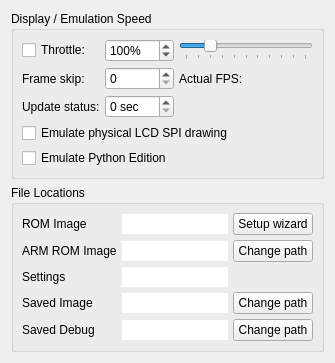
          <widget class="QWidget" name="tab_3">
           <attribute name="title">
            <string>Emulation</string>
           </attribute>
           <layout class="QGridLayout" name="gridLayout_10">
            <item row="4" column="0">
             <spacer name="verticalSpacer_3">
              <property name="orientation">
               <enum>Qt::Vertical</enum>
              </property>
              <property name="sizeHint" stdset="0">
               <size>
                <width>20</width>
                <height>0</height>
               </size>
              </property>
             </spacer>
            </item>
            <item row="2" column="0">
             <widget class="QGroupBox" name="romgroup">
              <property name="title">
               <string>File Locations</string>
              </property>
              <layout class="QGridLayout" name="gridLayout_9">
               <property name="leftMargin">
                <number>8</number>
               </property>
               <property name="topMargin">
                <number>8</number>
               </property>
               <property name="rightMargin">
                <number>8</number>
               </property>
               <property name="bottomMargin">
                <number>8</number>
               </property>
               <property name="spacing">
                <number>5</number>
               </property>
               <item row="0" column="0">
                <widget class="QLabel" name="label">
                 <property name="text">
                  <string>ROM Image</string>
                 </property>
                </widget>
               </item>
               <item row="0" column="1">
                <widget class="QLineEdit" name="pathRom">
                 <property name="focusPolicy">
                  <enum>Qt::NoFocus</enum>
                 </property>
                 <property name="frame">
                  <bool>false</bool>
                 </property>
                 <property name="readOnly">
                  <bool>true</bool>
                 </property>
                </widget>
               </item>
               <item row="0" column="2">
                <widget class="QPushButton" name="buttonRunSetup">
                 <property name="sizePolicy">
                  <sizepolicy hsizetype="Preferred" vsizetype="Maximum">
                   <horstretch>0</horstretch>
                   <verstretch>0</verstretch>
                  </sizepolicy>
                 </property>
                 <property name="minimumSize">
                  <size>
                   <width>0</width>
                   <height>0</height>
                  </size>
                 </property>
                 <property name="focusPolicy">
                  <enum>Qt::NoFocus</enum>
                 </property>
                 <property name="text">
                  <string>Setup wizard</string>
                 </property>
                 <property name="flat">
                  <bool>false</bool>
                 </property>
                </widget>
               </item>
               <item row="1" column="0">
                <widget class="QLabel" name="labelArmRom">
                 <property name="text">
                  <string>ARM ROM Image</string>
                 </property>
                </widget>
               </item>
               <item row="1" column="1">
                <widget class="QLineEdit" name="pathArmRom">
                 <property name="focusPolicy">
                  <enum>Qt::NoFocus</enum>
                 </property>
                 <property name="frame">
                  <bool>false</bool>
                 </property>
                 <property name="readOnly">
                  <bool>true</bool>
                 </property>
                </widget>
               </item>
               <item row="1" column="2">
                <widget class="QPushButton" name="buttonChangeArmRom">
                 <property name="sizePolicy">
                  <sizepolicy hsizetype="Preferred" vsizetype="Maximum">
                   <horstretch>0</horstretch>
                   <verstretch>0</verstretch>
                  </sizepolicy>
                 </property>
                 <property name="minimumSize">
                  <size>
                   <width>0</width>
                   <height>0</height>
                  </size>
                 </property>
                 <property name="focusPolicy">
                  <enum>Qt::NoFocus</enum>
                 </property>
                 <property name="text">
                  <string>Change path</string>
                 </property>
                 <property name="flat">
                  <bool>false</bool>
                 </property>
                </widget>
               </item>
               <item row="2" column="0">
                <widget class="QLabel" name="label_16">
                 <property name="text">
                  <string>Settings</string>
                 </property>
                </widget>
               </item>
               <item row="2" column="1">
                <widget class="QLineEdit" name="pathConfig">
                 <property name="enabled">
                  <bool>true</bool>
                 </property>
                 <property name="focusPolicy">
                  <enum>Qt::NoFocus</enum>
                 </property>
                 <property name="frame">
                  <bool>false</bool>
                 </property>
                 <property name="readOnly">
                  <bool>true</bool>
                 </property>
                </widget>
               </item>
               <item row="3" column="0">
                <widget class="QLabel" name="label_6">
                 <property name="text">
                  <string>Saved Image</string>
                 </property>
                </widget>
               </item>
               <item row="3" column="2">
                <widget class="QPushButton" name="buttonChangeSavedImagePath">
                 <property name="sizePolicy">
                  <sizepolicy hsizetype="Preferred" vsizetype="Maximum">
                   <horstretch>0</horstretch>
                   <verstretch>0</verstretch>
                  </sizepolicy>
                 </property>
                 <property name="minimumSize">
                  <size>
                   <width>0</width>
                   <height>0</height>
                  </size>
                 </property>
                 <property name="focusPolicy">
                  <enum>Qt::NoFocus</enum>
                 </property>
                 <property name="text">
                  <string>Change path</string>
                 </property>
                 <property name="flat">
                  <bool>false</bool>
                 </property>
                </widget>
               </item>
               <item row="3" column="1">
                <widget class="QLineEdit" name="pathImage">
                 <property name="focusPolicy">
                  <enum>Qt::NoFocus</enum>
                 </property>
                 <property name="frame">
                  <bool>false</bool>
                 </property>
                 <property name="readOnly">
                  <bool>true</bool>
                 </property>
                </widget>
               </item>
               <item row="4" column="0">
                <widget class="QLabel" name="label_15">
                 <property name="text">
                  <string>Saved Debug</string>
                 </property>
                </widget>
               </item>
               <item row="4" column="1">
                <widget class="QLineEdit" name="pathDebug">
                 <property name="focusPolicy">
                  <enum>Qt::NoFocus</enum>
                 </property>
                 <property name="frame">
                  <bool>false</bool>
                 </property>
                 <property name="readOnly">
                  <bool>true</bool>
                 </property>
                </widget>
               </item>
               <item row="4" column="2">
                <widget class="QPushButton" name="buttonChangeSavedDebugPath">
                 <property name="sizePolicy">
                  <sizepolicy hsizetype="Preferred" vsizetype="Maximum">
                   <horstretch>0</horstretch>
                   <verstretch>0</verstretch>
                  </sizepolicy>
                 </property>
                 <property name="minimumSize">
                  <size>
                   <width>0</width>
                   <height>0</height>
                  </size>
                 </property>
                 <property name="focusPolicy">
                  <enum>Qt::NoFocus</enum>
                 </property>
                 <property name="text">
                  <string>Change path</string>
                 </property>
                 <property name="flat">
                  <bool>false</bool>
                 </property>
                </widget>
               </item>
              </layout>
             </widget>
            </item>
            <item row="1" column="0">
             <widget class="QGroupBox" name="groupBox">
              <property name="title">
               <string>Display / Emulation Speed</string>
              </property>
              <layout class="QVBoxLayout" name="verticalLayout">
               <property name="spacing">
                <number>5</number>
               </property>
               <property name="leftMargin">
                <number>8</number>
               </property>
               <property name="topMargin">
                <number>8</number>
               </property>
               <property name="rightMargin">
                <number>8</number>
               </property>
               <property name="bottomMargin">
                <number>8</number>
               </property>
               <item>
                <layout class="QGridLayout" name="gridLayout_20">
                 <property name="bottomMargin">
                  <number>0</number>
                 </property>
                 <item row="0" column="0">
                  <widget class="QCheckBox" name="checkThrottle">
                   <property name="sizePolicy">
                    <sizepolicy hsizetype="Maximum" vsizetype="Fixed">
                     <horstretch>0</horstretch>
                     <verstretch>0</verstretch>
                    </sizepolicy>
                   </property>
                   <property name="focusPolicy">
                    <enum>Qt::NoFocus</enum>
                   </property>
                   <property name="text">
                    <string>Throttle:</string>
                   </property>
                   <property name="checkable">
                    <bool>true</bool>
                   </property>
                   <property name="checked">
                    <bool>false</bool>
                   </property>
                  </widget>
                 </item>
                 <item row="1" column="1">
                  <widget class="QSpinBox" name="guiSkip">
                   <property name="sizePolicy">
                    <sizepolicy hsizetype="Minimum" vsizetype="Maximum">
                     <horstretch>0</horstretch>
                     <verstretch>0</verstretch>
                    </sizepolicy>
                   </property>
                   <property name="focusPolicy">
                    <enum>Qt::ClickFocus</enum>
                   </property>
                   <property name="suffix">
                    <string/>
                   </property>
                   <property name="minimum">
                    <number>0</number>
                   </property>
                   <property name="maximum">
                    <number>30</number>
                   </property>
                   <property name="value">
                    <number>0</number>
                   </property>
                   <property name="displayIntegerBase">
                    <number>10</number>
                   </property>
                  </widget>
                 </item>
                 <item row="0" column="1">
                  <widget class="QSpinBox" name="emulationSpeedSpin">
                   <property name="sizePolicy">
                    <sizepolicy hsizetype="Minimum" vsizetype="Maximum">
                     <horstretch>0</horstretch>
                     <verstretch>0</verstretch>
                    </sizepolicy>
                   </property>
                   <property name="suffix">
                    <string>%</string>
                   </property>
                   <property name="maximum">
                    <number>500</number>
                   </property>
                   <property name="value">
                    <number>100</number>
                   </property>
                   <property name="displayIntegerBase">
                    <number>10</number>
                   </property>
                  </widget>
                 </item>
                 <item row="1" column="0">
                  <widget class="QLabel" name="label_2">
                   <property name="sizePolicy">
                    <sizepolicy hsizetype="Maximum" vsizetype="Preferred">
                     <horstretch>0</horstretch>
                     <verstretch>0</verstretch>
                    </sizepolicy>
                   </property>
                   <property name="text">
                    <string>Frame skip:</string>
                   </property>
                  </widget>
                 </item>
                 <item row="1" column="2">
                  <widget class="QLabel" name="maxFps">
                   <property name="text">
                    <string>Actual FPS:</string>
                   </property>
                   <property name="textFormat">
                    <enum>Qt::PlainText</enum>
                   </property>
                  </widget>
                 </item>
                 <item row="0" column="2">
                  <widget class="QSlider" name="emulationSpeed">
                   <property name="sizePolicy">
                    <sizepolicy hsizetype="Expanding" vsizetype="Fixed">
                     <horstretch>0</horstretch>
                     <verstretch>0</verstretch>
                    </sizepolicy>
                   </property>
                   <property name="focusPolicy">
                    <enum>Qt::ClickFocus</enum>
                   </property>
                   <property name="minimum">
                    <number>0</number>
                   </property>
                   <property name="maximum">
                    <number>500</number>
                   </property>
                   <property name="singleStep">
                    <number>10</number>
                   </property>
                   <property name="pageStep">
                    <number>100</number>
                   </property>
                   <property name="value">
                    <number>100</number>
                   </property>
                   <property name="sliderPosition">
                    <number>100</number>
                   </property>
                   <property name="tracking">
                    <bool>true</bool>
                   </property>
                   <property name="orientation">
                    <enum>Qt::Horizontal</enum>
                   </property>
                   <property name="invertedAppearance">
                    <bool>false</bool>
                   </property>
                   <property name="invertedControls">
                    <bool>false</bool>
                   </property>
                   <property name="tickPosition">
                    <enum>QSlider::TicksBelow</enum>
                   </property>
                   <property name="tickInterval">
                    <number>50</number>
                   </property>
                  </widget>
                 </item>
                 <item row="2" column="0">
                  <widget class="QLabel" name="label_24">
                   <property name="text">
                    <string>Update status:</string>
                   </property>
                  </widget>
                 </item>
                 <item row="2" column="1">
                  <widget class="QSpinBox" name="statusInterval">
                   <property name="sizePolicy">
                    <sizepolicy hsizetype="Minimum" vsizetype="Maximum">
                     <horstretch>0</horstretch>
                     <verstretch>0</verstretch>
                    </sizepolicy>
                   </property>
                   <property name="suffix">
                    <string> sec</string>
                   </property>
                   <property name="prefix">
                    <string/>
                   </property>
                   <property name="maximum">
                    <number>100</number>
                   </property>
                   <property name="displayIntegerBase">
                    <number>10</number>
                   </property>
                  </widget>
                 </item>
                </layout>
               </item>
               <item>
                <widget class="QCheckBox" name="checkSpi">
                 <property name="enabled">
                  <bool>true</bool>
                 </property>
                 <property name="focusPolicy">
                  <enum>Qt::NoFocus</enum>
                 </property>
                 <property name="text">
                  <string>Emulate physical LCD SPI drawing</string>
                 </property>
                </widget>
               </item>
               <item>
                <widget class="QCheckBox" name="checkPythonEdition">
                 <property name="text">
                  <string>Emulate Python Edition</string>
                 </property>
                </widget>
               </item>
              </layout>
             </widget>
            </item>
           </layout>
          </widget>
